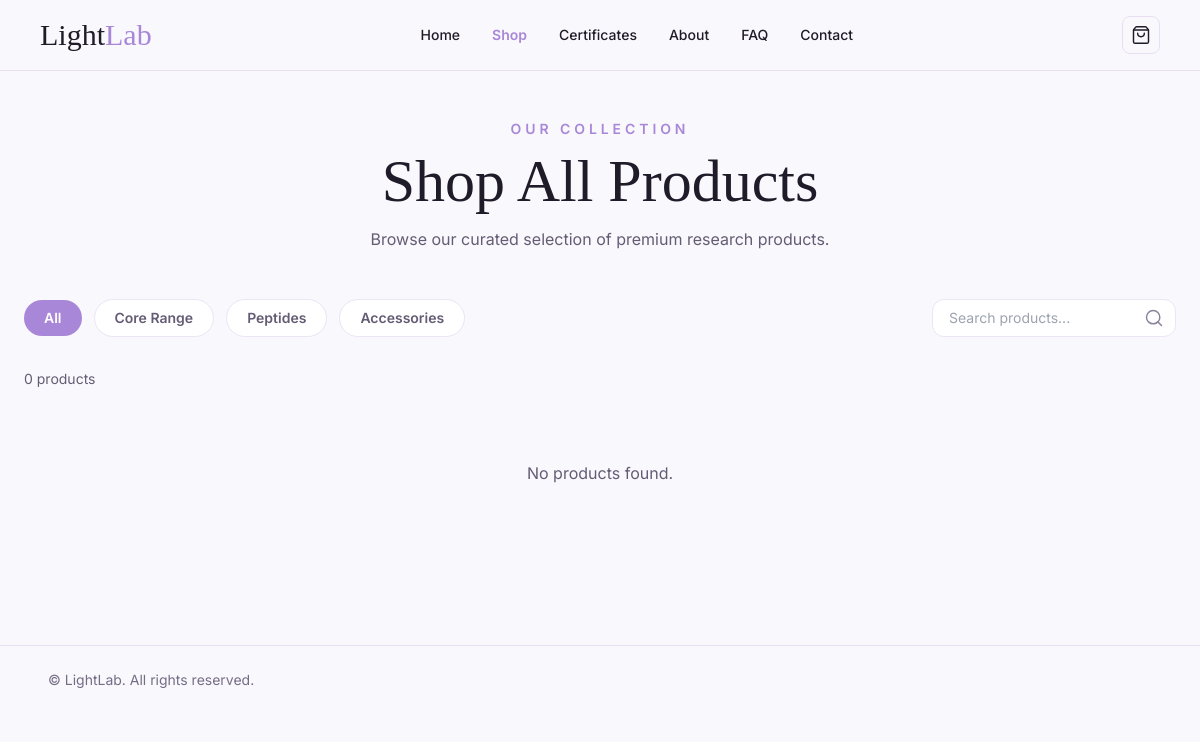
The page /shop/ on the database as committed earlier.
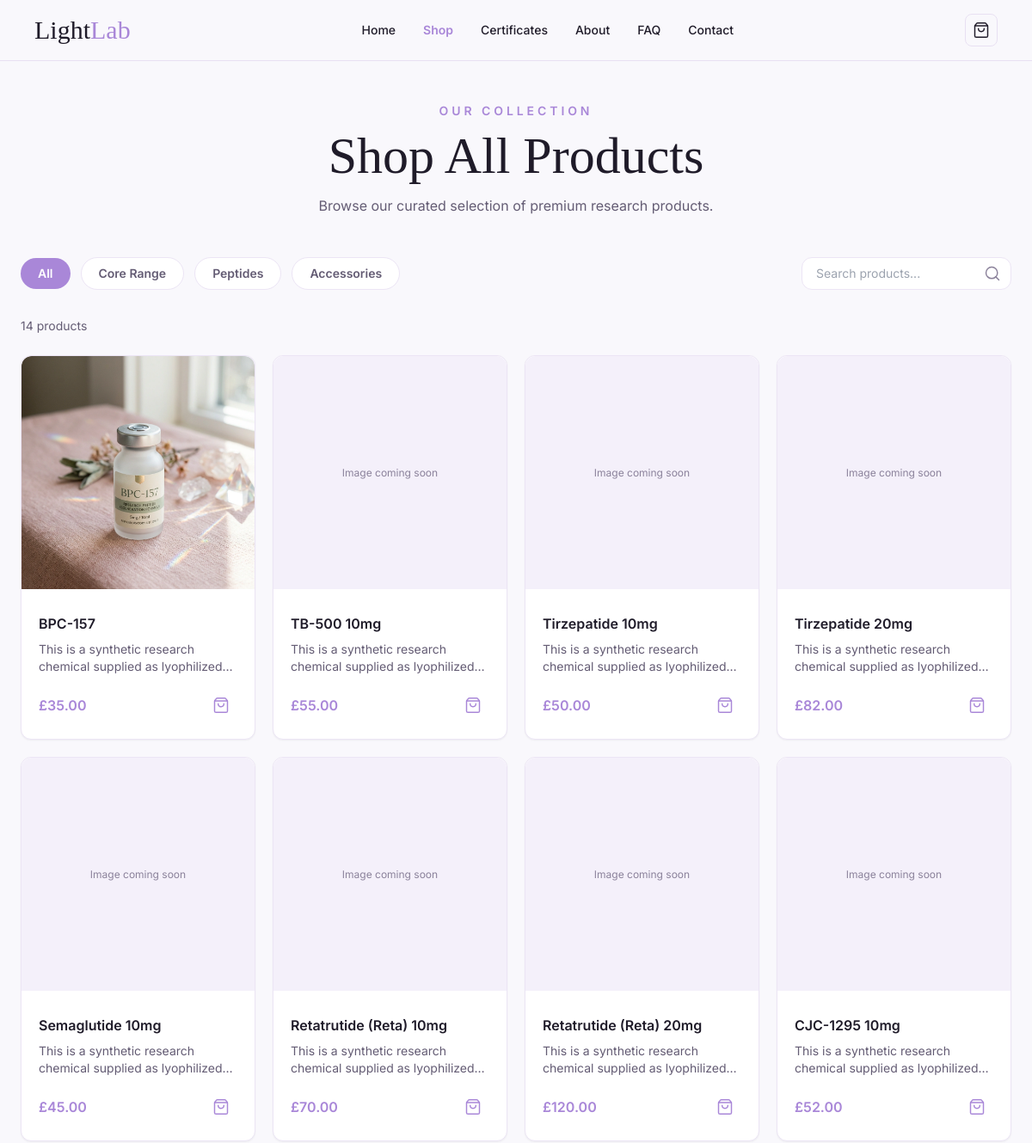
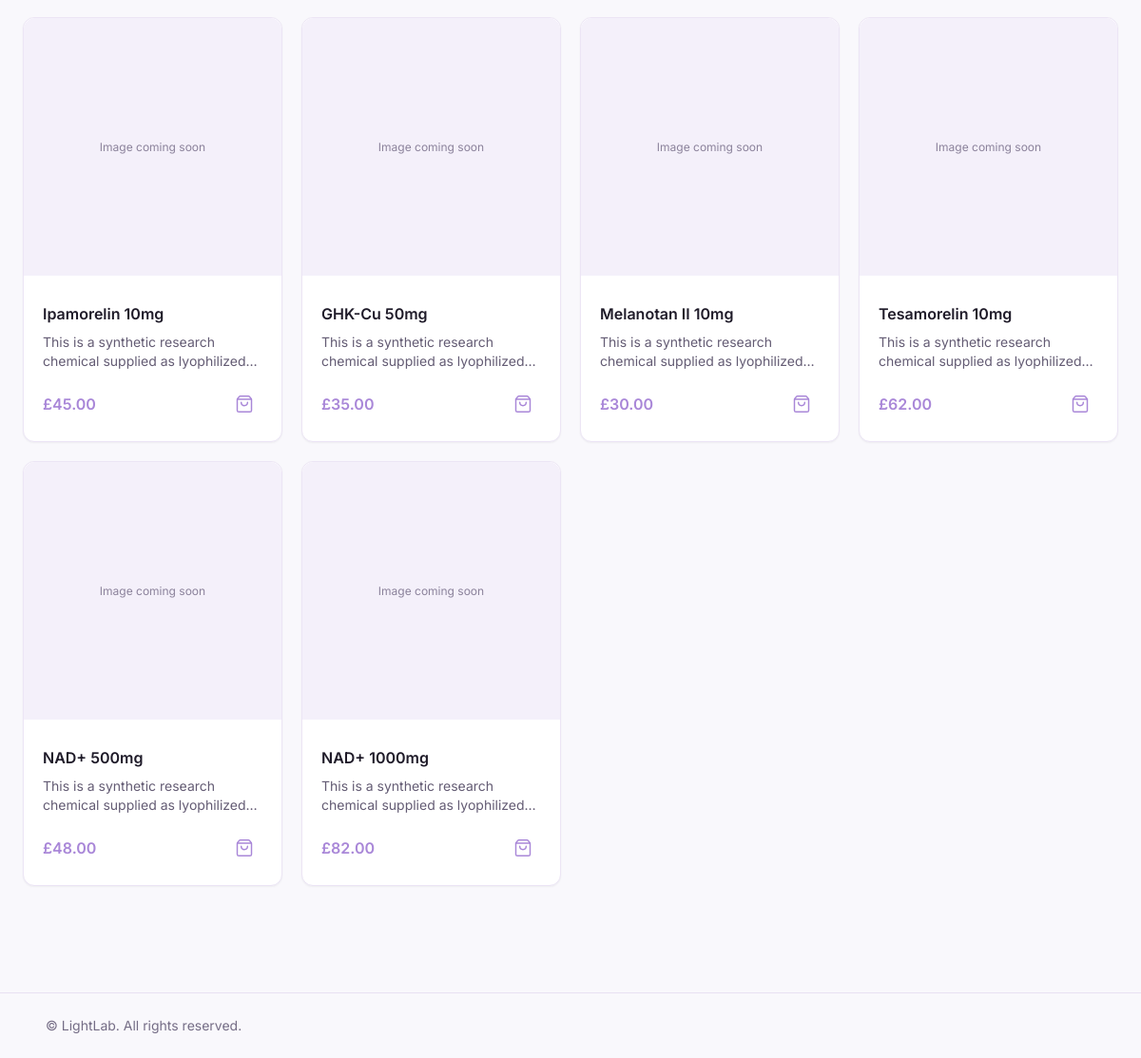
The same page on the database as committed later (2 pictures, top to bottom).
### shop/models.py (models this page shows, shortened)
class Product(models.Model):
    name = models.CharField(max_length=200)
    price = models.DecimalField(max_digits=8, decimal_places=2)
    description = models.TextField(
        default="This is a synthetic research chemical supplied as lyophilized powder. Third-party tested at 99%+ purity. For laboratory research use only."
    )
    image = models.ImageField(upload_to="products/", blank=True, null=True)
    is_active = models.BooleanField(default=True)

### shop/views.py (the view)
# urls.py: path("", include("shop.urls")),
def shop(request):
    products = Product.objects.filter(is_active=True)
    return render(
        request,
        "shop.html",
        {
            "products": products,
        },
    )

### templates/shop.html (shortened to what this page needs)
{% load static %}
<!DOCTYPE html>
<html lang="en">
<head>
  <script src="https://cdn.tailwindcss.com"></script>
  <link rel="stylesheet" href="{% static 'css/site.css' %}">
</head>
<body class="bg-llbg text-lltext font-body antialiased">
  <header class="sticky top-0 z-50 backdrop-blur bg-llbg/90 border-b border-[#e8e0f2]">
    <div class="max-w-7xl mx-auto px-4 sm:px-8 lg:px-10 py-4 grid grid-cols-[auto_1fr_auto] items-center gap-4">
      <div class="flex items-center gap-3">
        <a href="/" class="text-3xl font-heading leading-none">Light<span class="text-llprimary">Lab</span></a>
      </div>
      <nav class="hidden md:flex items-center justify-center gap-8 text-sm font-medium">
        <a href="/" class="hover:text-llprimary">Home</a>
        <a href="/shop" class="text-llprimary font-semibold">Shop</a>
        <a href="/certificates" class="hover:text-llprimary">Certificates</a>
        <a href="/about" class="hover:text-llprimary">About</a>
        <a href="/faq" class="hover:text-llprimary">FAQ</a>
        <a href="/contact" class="hover:text-llprimary">Contact</a>
      </nav>
      <div class="flex justify-end">
        <a href="/cart/" class="p-2 rounded-lg border border-[#e8e0f2]" aria-label="Go to cart">
          <i data-lucide="shopping-bag" class="w-5 h-5"></i>
        </a>
      </div>
    </div>
  </header>
  <main class="max-w-7xl mx-auto px-4 sm:px-6 py-12">
    <div class="text-center mb-12">
      <p class="text-xs sm:text-sm font-semibold tracking-[0.28em] text-llprimary uppercase mb-3">Our Collection</p>
      <h1 class="text-5xl sm:text-6xl font-heading leading-tight mb-4">Shop All Products</h1>
      <p class="text-base text-[#645c74] max-w-2xl mx-auto">Browse our curated selection of premium research products.</p>
    </div>
    <div class="mb-8 flex flex-col sm:flex-row items-start sm:items-center justify-between gap-6">
      <div class="flex flex-wrap items-center gap-3">
        <button class="px-5 py-2 rounded-full bg-llprimary text-white font-semibold text-sm hover:bg-llprimaryDark transition" data-category="all">
          All
        </button>
        <button class="px-5 py-2 rounded-full bg-white border border-[#ece5f5] text-[#645c74] font-semibold text-sm hover:border-llprimary transition" data-category="core">
          Core Range
        </button>
        <button class="px-5 py-2 rounded-full bg-white border border-[#ece5f5] text-[#645c74] font-semibold text-sm hover:border-llprimary transition" data-category="peptides">
          Peptides
        </button>
        <button class="px-5 py-2 rounded-full bg-white border border-[#ece5f5] text-[#645c74] font-semibold text-sm hover:border-llprimary transition" data-category="accessories">
          Accessories
        </button>
      </div>
      <div class="w-full sm:w-auto">
        <div class="relative">
          <input type="text" placeholder="Search products..." class="w-full px-4 py-2 rounded-xl border border-[#ece5f5] text-sm focus:outline-none focus:ring-2 focus:ring-llprimary" />
          <i data-lucide="search" class="absolute right-3 top-1/2 -translate-y-1/2 w-5 h-5 text-[#8b829b]"></i>
        </div>
      </div>
    </div>
    <p class="text-sm text-[#645c74] mb-6">{{ products.count }} products</p>
    <div class="grid grid-cols-1 sm:grid-cols-2 lg:grid-cols-4 gap-5">
      {% for product in products %}
        <article class="relative bg-llcard rounded-xl border border-[#ece5f5] shadow-sm overflow-hidden hover:shadow-md transition">
          <div class="relative aspect-square rounded-t-xl bg-[#f4f0fa] overflow-hidden">
            {% if product.image %}
              <img src="{{ product.image.url }}" alt="{{ product.name }}" class="w-full h-full object-cover" />
            {% else %}
              <div class="w-full h-full flex items-center justify-center text-xs text-[#8b829b]">Image coming soon</div>
            {% endif %}
          </div>
          <div class="p-4 sm:p-5">
            <h3 class="font-semibold text-sm sm:text-base text-lltext mb-2 line-clamp-2">{{ product.name }}</h3>
            <p class="text-xs sm:text-sm text-[#645c74] leading-relaxed mb-4 line-clamp-2">{{ product.description }}</p>
            <div class="flex items-center justify-between">
              <p class="text-llprimary text-base font-semibold">£{{ product.price }}</p>
              <form method="POST" action="/add-to-cart/">
                <button type="submit" class="p-2 border border-transparent rounded-lg hover:border-llprimary transition" aria-label="Add to cart">
                  <i data-lucide="shopping-bag" class="w-5 h-5 text-llprimary"></i>
                </button>
              </form>
            </div>
          </div>
        </article>
      {% empty %}
        <p class="col-span-full text-center text-[#645c74] py-12">No products found.</p>
      {% endfor %}
    </div>
  </main>
  <footer class="border-t border-[#e8e0f2] mt-16">
    <div class="max-w-6xl mx-auto px-4 sm:px-6 py-6 text-sm text-[#756d86]">
      © LightLab. All rights reserved.
    </div>
  </footer>
</body>
</html>

### static/css/site.css (style rules this page uses)
html { scroll-behavior: smooth; }
[data-lucide] { stroke-width: 1.75; }

Rows that differ between the two databases and show on the page:
added Product: image (picture), name "BPC-157", description "This is a synthetic research chemical supplied as…", price "35.00"
added Product: image "Image coming soon", name "TB-500 10mg", description "This is a synthetic research chemical supplied as…", price "55.00"
added Product: image "Image coming soon", name "Tirzepatide 10mg", description "This is a synthetic research chemical supplied as…", price "50.00"
added Product: image "Image coming soon", name "Tirzepatide 20mg", description "This is a synthetic research chemical supplied as…", price "82.00"
added Product: image "Image coming soon", name "Semaglutide 10mg", description "This is a synthetic research chemical supplied as…", price "45.00"
added Product: image "Image coming soon", name "Retatrutide (Reta) 10mg", description "This is a synthetic research chemical supplied as…", price "70.00"
added Product: image "Image coming soon", name "Retatrutide (Reta) 20mg", description "This is a synthetic research chemical supplied as…", price "120.00"
added Product: image "Image coming soon", name "CJC-1295 10mg", description "This is a synthetic research chemical supplied as…", price "52.00"
added Product: image "Image coming soon", name "Ipamorelin 10mg", description "This is a synthetic research chemical supplied as…", price "45.00"
added Product: image "Image coming soon", name "GHK-Cu 50mg", description "This is a synthetic research chemical supplied as…", price "35.00"
added Product: image "Image coming soon", name "Melanotan II 10mg", description "This is a synthetic research chemical supplied as…", price "30.00"
added Product: image "Image coming soon", name "Tesamorelin 10mg", description "This is a synthetic research chemical supplied as…", price "62.00"
added Product: image "Image coming soon", name "NAD+ 500mg", description "This is a synthetic research chemical supplied as…", price "48.00"
added Product: image "Image coming soon", name "NAD+ 1000mg", description "This is a synthetic research chemical supplied as…", price "82.00"
Other text that changed with them:
{{ products.count }}: "0" → "14"
text no longer shown: "No products found."
